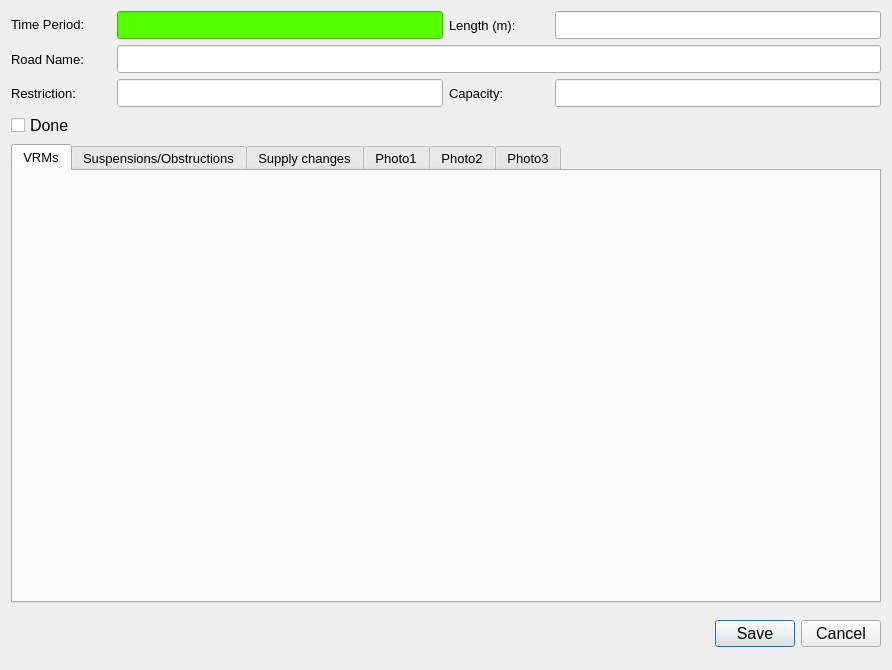
<?xml version="1.0" encoding="UTF-8"?>
<ui version="4.0">
 <class>Dialog</class>
 <widget class="QDialog" name="Dialog">
  <property name="geometry">
   <rect>
    <x>0</x>
    <y>0</y>
    <width>892</width>
    <height>670</height>
   </rect>
  </property>
  <property name="minimumSize">
   <size>
    <width>500</width>
    <height>640</height>
   </size>
  </property>
  <property name="maximumSize">
   <size>
    <width>1024</width>
    <height>1024</height>
   </size>
  </property>
  <property name="font">
   <font>
    <family>Arial</family>
   </font>
  </property>
  <property name="windowTitle">
   <string>Dialog</string>
  </property>
  <property name="sizeGripEnabled">
   <bool>false</bool>
  </property>
  <layout class="QGridLayout" name="gridLayout_6">
   <item row="0" column="0">
    <layout class="QGridLayout" name="gridLayout_11">
     <item row="2" column="0">
      <widget class="QDialogButtonBox" name="button_box">
       <property name="minimumSize">
        <size>
         <width>200</width>
         <height>50</height>
        </size>
       </property>
       <property name="font">
        <font>
         <family>Arial</family>
         <pointsize>12</pointsize>
         <weight>50</weight>
         <bold>false</bold>
         <kerning>true</kerning>
        </font>
       </property>
       <property name="orientation">
        <enum>Qt::Horizontal</enum>
       </property>
       <property name="standardButtons">
        <set>QDialogButtonBox::Cancel|QDialogButtonBox::Save</set>
       </property>
       <property name="centerButtons">
        <bool>false</bool>
       </property>
      </widget>
     </item>
     <item row="1" column="0">
      <widget class="QTabWidget" name="Details">
       <property name="sizePolicy">
        <sizepolicy hsizetype="Expanding" vsizetype="Expanding">
         <horstretch>1</horstretch>
         <verstretch>0</verstretch>
        </sizepolicy>
       </property>
       <property name="minimumSize">
        <size>
         <width>750</width>
         <height>425</height>
        </size>
       </property>
       <property name="maximumSize">
        <size>
         <width>1024</width>
         <height>1024</height>
        </size>
       </property>
       <property name="font">
        <font>
         <family>Arial</family>
         <pointsize>10</pointsize>
        </font>
       </property>
       <property name="cursor">
        <cursorShape>IBeamCursor</cursorShape>
       </property>
       <property name="mouseTracking">
        <bool>true</bool>
       </property>
       <property name="acceptDrops">
        <bool>true</bool>
       </property>
       <property name="currentIndex">
        <number>0</number>
       </property>
       <widget class="QWidget" name="Demand">
        <attribute name="title">
         <string>VRMs</string>
        </attribute>
        <layout class="QGridLayout" name="gridLayout_5">
         <item row="0" column="0">
          <layout class="QGridLayout" name="gridLayout_4"/>
         </item>
        </layout>
       </widget>
       <widget class="QWidget" name="Suspension_Details">
        <attribute name="title">
         <string>Suspensions/Obstructions</string>
        </attribute>
        <layout class="QGridLayout" name="gridLayout_2">
         <item row="2" column="0">
          <widget class="QLabel" name="NrBaysSuspended_2">
           <property name="mouseTracking">
            <bool>true</bool>
           </property>
           <property name="acceptDrops">
            <bool>true</bool>
           </property>
           <property name="text">
            <string>Suspension Reference:</string>
           </property>
           <property name="wordWrap">
            <bool>true</bool>
           </property>
          </widget>
         </item>
         <item row="2" column="1" colspan="3">
          <widget class="QLineEdit" name="SuspensionReference">
           <property name="minimumSize">
            <size>
             <width>390</width>
             <height>25</height>
            </size>
           </property>
           <property name="maximumSize">
            <size>
             <width>390</width>
             <height>25</height>
            </size>
           </property>
          </widget>
         </item>
         <item row="1" column="1">
          <widget class="QLineEdit" name="SuspensionReason">
           <property name="minimumSize">
            <size>
             <width>390</width>
             <height>25</height>
            </size>
           </property>
           <property name="maximumSize">
            <size>
             <width>390</width>
             <height>25</height>
            </size>
           </property>
           <property name="font">
            <font>
             <family>Arial</family>
             <pointsize>10</pointsize>
            </font>
           </property>
           <property name="focusPolicy">
            <enum>Qt::ClickFocus</enum>
           </property>
          </widget>
         </item>
         <item row="1" column="0">
          <widget class="QLabel" name="Susp_Reason_Label">
           <property name="mouseTracking">
            <bool>true</bool>
           </property>
           <property name="acceptDrops">
            <bool>true</bool>
           </property>
           <property name="text">
            <string>Reason for Suspension/Obstruction:</string>
           </property>
           <property name="wordWrap">
            <bool>true</bool>
           </property>
          </widget>
         </item>
         <item row="0" column="1" colspan="2">
          <widget class="QLineEdit" name="NrBaysSuspended">
           <property name="minimumSize">
            <size>
             <width>150</width>
             <height>25</height>
            </size>
           </property>
           <property name="maximumSize">
            <size>
             <width>150</width>
             <height>25</height>
            </size>
           </property>
           <property name="styleSheet">
            <string notr="true">background-color: rgb(85, 255, 0);</string>
           </property>
          </widget>
         </item>
         <item row="0" column="0">
          <widget class="QLabel" name="lbl_NrBaysSuspended">
           <property name="mouseTracking">
            <bool>true</bool>
           </property>
           <property name="acceptDrops">
            <bool>true</bool>
           </property>
           <property name="text">
            <string>Nr Spaces Suspended/Obstructed:</string>
           </property>
           <property name="wordWrap">
            <bool>true</bool>
           </property>
          </widget>
         </item>
         <item row="5" column="0" colspan="4">
          <widget class="QLineEdit" name="SuspensionNotes">
           <property name="minimumSize">
            <size>
             <width>0</width>
             <height>100</height>
            </size>
           </property>
           <property name="font">
            <font>
             <family>Arial</family>
             <pointsize>10</pointsize>
            </font>
           </property>
           <property name="focusPolicy">
            <enum>Qt::ClickFocus</enum>
           </property>
           <property name="alignment">
            <set>Qt::AlignLeading|Qt::AlignLeft|Qt::AlignTop</set>
           </property>
          </widget>
         </item>
         <item row="4" column="0" colspan="2">
          <widget class="QLabel" name="Susp_Reason_Label_2">
           <property name="mouseTracking">
            <bool>true</bool>
           </property>
           <property name="acceptDrops">
            <bool>true</bool>
           </property>
           <property name="text">
            <string>Suspension/Obstruction Notes:</string>
           </property>
           <property name="wordWrap">
            <bool>true</bool>
           </property>
          </widget>
         </item>
        </layout>
       </widget>
       <widget class="QWidget" name="SupplyChanges_Details">
        <attribute name="title">
         <string>Supply changes</string>
        </attribute>
        <widget class="QLineEdit" name="SupplyChangesNotes">
         <property name="geometry">
          <rect>
           <x>10</x>
           <y>230</y>
           <width>848</width>
           <height>100</height>
          </rect>
         </property>
         <property name="minimumSize">
          <size>
           <width>0</width>
           <height>100</height>
          </size>
         </property>
         <property name="font">
          <font>
           <family>Arial</family>
           <pointsize>10</pointsize>
          </font>
         </property>
         <property name="focusPolicy">
          <enum>Qt::ClickFocus</enum>
         </property>
         <property name="alignment">
          <set>Qt::AlignLeading|Qt::AlignLeft|Qt::AlignTop</set>
         </property>
        </widget>
        <widget class="QLabel" name="Supply_Changes_Label">
         <property name="geometry">
          <rect>
           <x>10</x>
           <y>10</y>
           <width>543</width>
           <height>214</height>
          </rect>
         </property>
         <property name="mouseTracking">
          <bool>true</bool>
         </property>
         <property name="acceptDrops">
          <bool>true</bool>
         </property>
         <property name="text">
          <string>Supply change notes:</string>
         </property>
         <property name="wordWrap">
          <bool>true</bool>
         </property>
        </widget>
       </widget>
       <widget class="QWidget" name="Photos_01">
        <attribute name="title">
         <string>Photo1</string>
        </attribute>
        <layout class="QGridLayout" name="gridLayout_8"/>
       </widget>
       <widget class="QWidget" name="Photos_02">
        <attribute name="title">
         <string>Photo2</string>
        </attribute>
        <layout class="QGridLayout" name="gridLayout_7"/>
       </widget>
       <widget class="QWidget" name="Photos_03">
        <attribute name="title">
         <string>Photo3</string>
        </attribute>
        <layout class="QGridLayout" name="gridLayout"/>
       </widget>
      </widget>
     </item>
     <item row="0" column="0">
      <layout class="QGridLayout" name="gridLayout_3">
       <item row="1" column="0">
        <widget class="QLabel" name="label">
         <property name="minimumSize">
          <size>
           <width>100</width>
           <height>22</height>
          </size>
         </property>
         <property name="maximumSize">
          <size>
           <width>1024</width>
           <height>22</height>
          </size>
         </property>
         <property name="font">
          <font>
           <family>Arial</family>
           <pointsize>10</pointsize>
          </font>
         </property>
         <property name="text">
          <string>Road Name:</string>
         </property>
        </widget>
       </item>
       <item row="0" column="2">
        <widget class="QLabel" name="label_5">
         <property name="minimumSize">
          <size>
           <width>100</width>
           <height>22</height>
          </size>
         </property>
         <property name="maximumSize">
          <size>
           <width>1024</width>
           <height>22</height>
          </size>
         </property>
         <property name="font">
          <font>
           <family>Arial</family>
           <pointsize>10</pointsize>
          </font>
         </property>
         <property name="text">
          <string>Length (m):</string>
         </property>
        </widget>
       </item>
       <item row="0" column="3">
        <widget class="QLineEdit" name="RestrictionLength">
         <property name="minimumSize">
          <size>
           <width>140</width>
           <height>28</height>
          </size>
         </property>
         <property name="maximumSize">
          <size>
           <width>1024</width>
           <height>28</height>
          </size>
         </property>
         <property name="font">
          <font>
           <family>Arial</family>
           <pointsize>10</pointsize>
          </font>
         </property>
         <property name="readOnly">
          <bool>true</bool>
         </property>
        </widget>
       </item>
       <item row="4" column="0">
        <widget class="QCheckBox" name="Done">
         <property name="minimumSize">
          <size>
           <width>100</width>
           <height>25</height>
          </size>
         </property>
         <property name="maximumSize">
          <size>
           <width>1024</width>
           <height>25</height>
          </size>
         </property>
         <property name="font">
          <font>
           <family>Arial</family>
           <pointsize>12</pointsize>
          </font>
         </property>
         <property name="text">
          <string>Done</string>
         </property>
        </widget>
       </item>
       <item row="0" column="1">
        <widget class="QLineEdit" name="SurveyBeatTitle">
         <property name="minimumSize">
          <size>
           <width>250</width>
           <height>28</height>
          </size>
         </property>
         <property name="maximumSize">
          <size>
           <width>1024</width>
           <height>28</height>
          </size>
         </property>
         <property name="font">
          <font>
           <family>Arial</family>
           <pointsize>10</pointsize>
          </font>
         </property>
         <property name="styleSheet">
          <string notr="true">background-color: rgb(85, 255, 0);</string>
         </property>
        </widget>
       </item>
       <item row="0" column="0">
        <widget class="QLabel" name="label_3">
         <property name="minimumSize">
          <size>
           <width>100</width>
           <height>25</height>
          </size>
         </property>
         <property name="maximumSize">
          <size>
           <width>1024</width>
           <height>25</height>
          </size>
         </property>
         <property name="font">
          <font>
           <family>Arial</family>
           <pointsize>10</pointsize>
          </font>
         </property>
         <property name="text">
          <string>Time Period:</string>
         </property>
        </widget>
       </item>
       <item row="1" column="1" colspan="3">
        <widget class="QLineEdit" name="RoadName">
         <property name="minimumSize">
          <size>
           <width>440</width>
           <height>28</height>
          </size>
         </property>
         <property name="maximumSize">
          <size>
           <width>1024</width>
           <height>28</height>
          </size>
         </property>
         <property name="font">
          <font>
           <family>Arial</family>
           <pointsize>10</pointsize>
          </font>
         </property>
         <property name="inputMask">
          <string/>
         </property>
         <property name="alignment">
          <set>Qt::AlignJustify|Qt::AlignVCenter</set>
         </property>
         <property name="readOnly">
          <bool>true</bool>
         </property>
         <property name="placeholderText">
          <string/>
         </property>
        </widget>
       </item>
       <item row="2" column="0">
        <widget class="QLabel" name="label_2">
         <property name="minimumSize">
          <size>
           <width>80</width>
           <height>22</height>
          </size>
         </property>
         <property name="maximumSize">
          <size>
           <width>1024</width>
           <height>22</height>
          </size>
         </property>
         <property name="font">
          <font>
           <family>Arial</family>
           <pointsize>10</pointsize>
          </font>
         </property>
         <property name="text">
          <string>Restriction:</string>
         </property>
        </widget>
       </item>
       <item row="2" column="1">
        <widget class="QLineEdit" name="RestrictionDetails">
         <property name="minimumSize">
          <size>
           <width>240</width>
           <height>28</height>
          </size>
         </property>
         <property name="maximumSize">
          <size>
           <width>1024</width>
           <height>28</height>
          </size>
         </property>
         <property name="font">
          <font>
           <family>Arial</family>
           <pointsize>10</pointsize>
          </font>
         </property>
        </widget>
       </item>
       <item row="2" column="2">
        <widget class="QLabel" name="label_4">
         <property name="font">
          <font>
           <family>Arial</family>
           <pointsize>10</pointsize>
          </font>
         </property>
         <property name="text">
          <string>Capacity:</string>
         </property>
        </widget>
       </item>
       <item row="2" column="3">
        <widget class="QLineEdit" name="Capacity">
         <property name="minimumSize">
          <size>
           <width>140</width>
           <height>28</height>
          </size>
         </property>
        </widget>
       </item>
      </layout>
     </item>
    </layout>
   </item>
  </layout>
 </widget>
 <tabstops>
  <tabstop>RoadName</tabstop>
  <tabstop>button_box</tabstop>
  <tabstop>SurveyBeatTitle</tabstop>
  <tabstop>RestrictionLength</tabstop>
  <tabstop>Details</tabstop>
  <tabstop>NrBaysSuspended</tabstop>
  <tabstop>SuspensionReference</tabstop>
 </tabstops>
 <resources/>
 <connections>
  <connection>
   <sender>button_box</sender>
   <signal>accepted()</signal>
   <receiver>Dialog</receiver>
   <slot>accept()</slot>
   <hints>
    <hint type="sourcelabel">
     <x>194</x>
     <y>558</y>
    </hint>
    <hint type="destinationlabel">
     <x>299</x>
     <y>299</y>
    </hint>
   </hints>
  </connection>
  <connection>
   <sender>button_box</sender>
   <signal>rejected()</signal>
   <receiver>Dialog</receiver>
   <slot>reject()</slot>
   <hints>
    <hint type="sourcelabel">
     <x>109</x>
     <y>607</y>
    </hint>
    <hint type="destinationlabel">
     <x>384</x>
     <y>319</y>
    </hint>
   </hints>
  </connection>
 </connections>
</ui>
